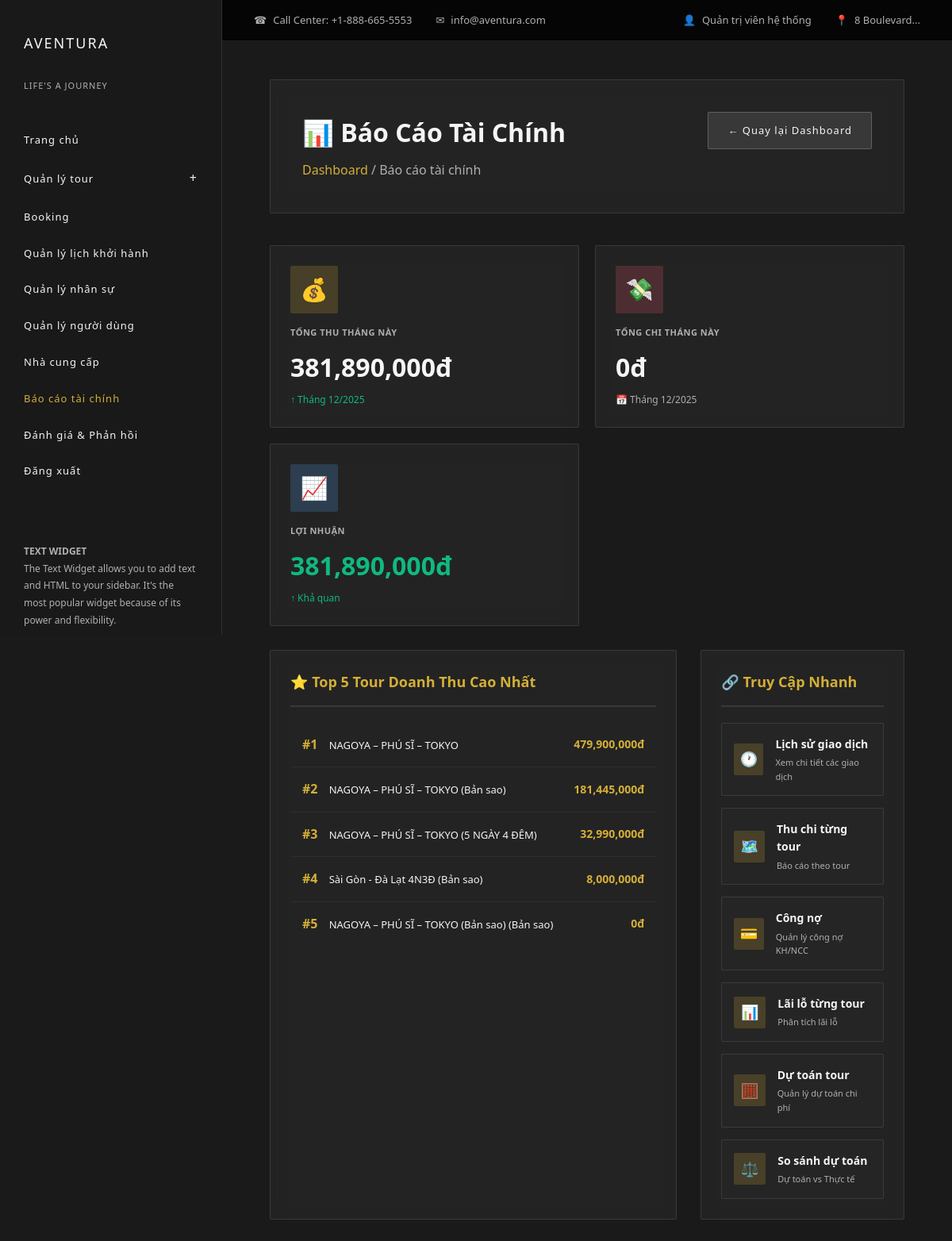
Page /index.php?act=admin/baoCaoTaiChinh (signed in) on the committed database.
### tables this page shows
CREATE TABLE `tour` (
  `tour_id` int(11) NOT NULL,
  `ten_tour` varchar(255) DEFAULT NULL,
  `loai_tour` enum('TrongNuoc','QuocTe','TheoYeuCau') DEFAULT NULL,
  `mo_ta` text DEFAULT NULL,
  `gia_co_ban` decimal(15,2) DEFAULT NULL,
  `chinh_sach` text DEFAULT NULL,
  `id_nha_cung_cap` int(11) DEFAULT NULL,
  `tao_boi` int(11) DEFAULT NULL,
  `trang_thai` enum('HoatDong','TamDung','HetHan') DEFAULT 'HoatDong',
  `qr_code_path` varchar(255) DEFAULT NULL COMMENT 'Đường dẫn file QR code'
);

### controllers/BaoCaoTaiChinhController.php (called while the page is built, shortened)
<?php
require_once __DIR__ . '/../models/GiaoDich.php';
require_once __DIR__ . '/../models/Tour.php';
class BaoCaoTaiChinhController {
    private $giaoDichModel;
    private $tourModel;
    public function __construct() {
        $this->giaoDichModel = new GiaoDich();
        $this->tourModel = new Tour();
    }
    public function dashboard() {
        $tuNgay = date('Y-m-01');
        $denNgay = date('Y-m-t');
        $thongKe = $this->giaoDichModel->getThongKeTongHop($tuNgay, $denNgay);
        $tongThu = (float)($thongKe['tong_thu'] ?? 0);
        $tongChi = (float)($thongKe['tong_chi'] ?? 0);
        $loiNhuan = (float)($thongKe['lai_lo'] ?? ($tongThu - $tongChi));
        $topTours = $this->getTopToursByRevenue(5);
        require __DIR__ . '/../views/admin/bao_cao_tai_chinh/dashboard.php';
    }
    private function getTopToursByRevenue($limit = 5) {
        $tours = $this->tourModel->getAll();
        $result = [];
        foreach ($tours as $tour) {
            $doanhThu = $this->giaoDichModel->getTongThuByTour($tour['tour_id']);
            $result[] = [
                'tour' => $tour,
                'doanh_thu' => $doanhThu
            ];
        }
        usort($result, function($a, $b) {
            return $b['doanh_thu'] - $a['doanh_thu'];
        });
        return array_slice($result, 0, $limit);
    }
}

### commons/env.php (called while the page is built, shortened)
<?php
function getPDOConnection() {
    try {
        $conn = new PDO(
            "mysql:host=" . DB_HOST . ";port=" . DB_PORT . ";dbname=" . DB_NAME . ";charset=utf8mb4",
            DB_USERNAME,
            DB_PASSWORD,
            [
                PDO::ATTR_ERRMODE => PDO::ERRMODE_EXCEPTION,
                PDO::ATTR_DEFAULT_FETCH_MODE => PDO::FETCH_ASSOC,
                PDO::ATTR_EMULATE_PREPARES => false
            ]
        );
        $conn->exec("SET time_zone = '+07:00'");
        return $conn;
    } catch (PDOException $e) {
        die("Kết nối thất bại: " . $e->getMessage());
    }
}

### commons/function.php (called while the page is built, shortened)
<?php
function connectDB() {
    return getPDOConnection();
}

### models/GiaoDich.php (called while the page is built, shortened)
<?php
class GiaoDich {
    public $conn;
    public function __construct() {
        $this->conn = connectDB();
    }
    public function getTongThuByTour($tourId) {
        $sql = "SELECT COALESCE(SUM(so_tien), 0) as tong_thu
                FROM giao_dich_tai_chinh
                WHERE tour_id = ? AND loai = 'Thu'";
        $stmt = $this->conn->prepare($sql);
        $stmt->execute([(int)$tourId]);
        $result = $stmt->fetch();
        return (float)($result['tong_thu'] ?? 0);
    }
    public function getThongKeTongHop($startDate = null, $endDate = null) {
        $sql = "SELECT
                    COALESCE(SUM(CASE WHEN loai = 'Thu' THEN so_tien ELSE 0 END), 0) as tong_thu,
                    COALESCE(SUM(CASE WHEN loai = 'Chi' THEN so_tien ELSE 0 END), 0) as tong_chi,
                    COUNT(*) as so_giao_dich
                FROM giao_dich_tai_chinh WHERE 1=1";
        $params = [];
        if ($startDate) {
            $sql .= " AND ngay_giao_dich >= ?";
            $params[] = $startDate;
        }
        if ($endDate) {
            $sql .= " AND ngay_giao_dich <= ?";
            $params[] = $endDate;
        }
        $stmt = $this->conn->prepare($sql);
        $stmt->execute($params);
        $result = $stmt->fetch();
        $tongThu = (float)($result['tong_thu'] ?? 0);
        $tongChi = (float)($result['tong_chi'] ?? 0);
        return [
            'tong_thu' => $tongThu,
            'tong_chi' => $tongChi,
            'lai_lo' => $tongThu - $tongChi,
            'so_giao_dich' => (int)($result['so_giao_dich'] ?? 0)
        ];
    }
}

### models/Tour.php (called while the page is built, shortened)
<?php
class Tour
{
    public $conn;
    public function __construct()
    {
        $this->conn = connectDB();
    }
    public function getAll() {
        $sql = "SELECT * FROM tour ORDER BY tour_id DESC";
        $stmt = $this->conn->prepare($sql);
        $stmt->execute();
        return $stmt->fetchAll();
    }
}

### views/admin/bao_cao_tai_chinh/dashboard.php (the view, shortened to what this page needs)
<div class="page-header-section">
    <div style="display: flex; justify-content: space-between; align-items: start; flex-wrap: wrap; gap: 20px;">
        <div>
            <h1>📊 Báo Cáo Tài Chính</h1>
            <p style="color: var(--text-muted); margin-top: 10px;">
                <a href="index.php?act=admin/dashboard" style="color: var(--accent-gold); text-decoration: none;">Dashboard</a> /
                <span>Báo cáo tài chính</span>
            </p>
        </div>
        <div>
            <a href="index.php?act=admin/dashboard" class="btn btn-secondary">
                ← Quay lại Dashboard
            </a>
        </div>
    </div>
</div>
<div class="stats-grid">
    <div class="stat-card revenue">
        <div class="icon">💰</div>
        <h3>TỔNG THU THÁNG NÀY</h3>
        <div class="value"><?php echo number_format($tongThu ?? 0); ?>đ</div>
        <div class="change positive">
            ↑ Tháng <?php echo date('m/Y'); ?>
        </div>
    </div>
    <div class="stat-card expense">
        <div class="icon">💸</div>
        <h3>TỔNG CHI THÁNG NÀY</h3>
        <div class="value"><?php echo number_format($tongChi ?? 0); ?>đ</div>
        <div class="change">
            📅 Tháng <?php echo date('m/Y'); ?>
        </div>
    </div>
    <div class="stat-card profit">
        <div class="icon">📈</div>
        <h3>LỢI NHUẬN</h3>
        <div class="value <?php echo ($loiNhuan ?? 0) >= 0 ? 'positive' : 'negative'; ?>">
            <?php echo number_format($loiNhuan ?? 0); ?>đ
        </div>
        <div class="change <?php echo ($loiNhuan ?? 0) >= 0 ? 'positive' : 'negative'; ?>">
            <?php if(($loiNhuan ?? 0) >= 0): ?>
                ↑ Khả quan
            <?php else: ?>
                ↓ Cần cải thiện
            <?php endif; ?>
        </div>
    </div>
</div>
<div class="content-grid">
    <div class="info-card">
        <h2>⭐ Top 5 Tour Doanh Thu Cao Nhất</h2>
        <ul class="top-tours">
            <?php if(empty($topTours)): ?>
                <li class="tour-item">
                    <span style="color: var(--text-muted);">Chưa có dữ liệu</span>
                </li>
            <?php else: ?>
                <?php foreach($topTours as $index => $item): ?>
                    <li class="tour-item">
                        <div>
                            <span class="tour-rank">#<?php echo $index + 1; ?></span>
                            <span class="tour-name">
                                <?php echo htmlspecialchars($item['tour']['ten_tour']); ?>
                            </span>
                        </div>
                        <span class="tour-revenue">
                            <?php echo number_format($item['doanh_thu']); ?>đ
                        </span>
                    </li>
                <?php endforeach; ?>
            <?php endif; ?>
        </ul>
    </div>
    <div class="info-card">
        <h2>🔗 Truy Cập Nhanh</h2>
        <div class="quick-links">
            <a href="index.php?act=admin/lichSuGiaoDich" class="quick-link">
                <div class="quick-link-icon">🕐</div>
                <div>
                    <div class="quick-link-title">Lịch sử giao dịch</div>
                    <div class="quick-link-desc">Xem chi tiết các giao dịch</div>
                </div>
            </a>
            <a href="index.php?act=admin/thuChiTour" class="quick-link">
                <div class="quick-link-icon">🗺️</div>
                <div>
                    <div class="quick-link-title">Thu chi từng tour</div>
                    <div class="quick-link-desc">Báo cáo theo tour</div>
                </div>
            </a>
            <a href="index.php?act=admin/congNo" class="quick-link">
                <div class="quick-link-icon">💳</div>
                <div>
                    <div class="quick-link-title">Công nợ</div>
                    <div class="quick-link-desc">Quản lý công nợ KH/NCC</div>
                </div>
            </a>
            <a href="index.php?act=admin/laiLoTour" class="quick-link">
                <div class="quick-link-icon">📊</div>
                <div>
                    <div class="quick-link-title">Lãi lỗ từng tour</div>
                    <div class="quick-link-desc">Phân tích lãi lỗ</div>
                </div>
            </a>
            <a href="index.php?act=admin/duToanTour" class="quick-link">
                <div class="quick-link-icon">🧮</div>
                <div>
                    <div class="quick-link-title">Dự toán tour</div>
                    <div class="quick-link-desc">Quản lý dự toán chi phí</div>
                </div>
            </a>
            <a href="index.php?act=admin/soSanhDuToan" class="quick-link">
                <div class="quick-link-icon">⚖️</div>
                <div>
                    <div class="quick-link-title">So sánh dự toán</div>
                    <div class="quick-link-desc">Dự toán vs Thực tế</div>
                </div>
            </a>
        </div>
    </div>
</div>
<?php
require __DIR__ . '/../../layouts/aventura.php';
?>

### public/css/aventura.css (style rules this page uses)
* { margin: 0; padding: 0; box-sizing: border-box; }
:root { --primary-dark: #1a1a1a; --secondary-dark: #2d2d2d; --accent-gold: #d4af37; --text-light: #f5f5f5; --text-muted: #b0b0b0; }
body { font-family: "Segoe UI", Tahoma, Geneva, Verdana, sans-serif; background: var(--primary-dark); color: var(--text-light); line-height: 1.6; }
.btn { padding: 12px 24px; border: none; border-radius: 2px; font-size: 13px; letter-spacing: 1px; cursor: pointer; transition: all 0.3s; text-decoration: none; display: inline-block; }
.btn-secondary { background: rgba(255, 255, 255, 0.1); color: var(--text-light); border: 1px solid rgba(255, 255, 255, 0.2); }

### views/admin/bao_cao_tai_chinh/dashboard.php (style rules this page uses)
.page-header-section { background: rgba(45, 45, 45, 0.5); border: 1px solid rgba(255, 255, 255, 0.1); border-radius: 2px; padding: 40px; margin-bottom: 40px; backdrop-filter: blur(10px); }
.stats-grid { display: grid; grid-template-columns: repeat(auto-fit, minmax(280px, 1fr)); gap: 20px; margin-bottom: 30px; }
.stat-card { background: rgba(45, 45, 45, 0.5); border: 1px solid rgba(255, 255, 255, 0.1); border-radius: 2px; padding: 25px; backdrop-filter: blur(10px); transition: transform 0.3s; }
.stat-card .icon { width: 60px; height: 60px; border-radius: 2px; display: flex; align-items: center; justify-content: center; font-size: 28px; margin-bottom: 15px; }
.stat-card.revenue .icon { background: rgba(212, 175, 55, 0.2); color: var(--accent-gold); }
.stat-card.expense .icon { background: rgba(245, 87, 108, 0.2); color: #f5576c; }
.stat-card.profit .icon { background: rgba(79, 172, 254, 0.2); color: #4facfe; }
.stat-card h3 { color: var(--text-muted); font-size: 11px; font-weight: 600; text-transform: uppercase; letter-spacing: 0.5px; margin-bottom: 10px; }
.stat-card .value { color: var(--text-light); font-size: 32px; font-weight: 700; margin-bottom: 5px; }
.stat-card .value.positive { color: #10b981; }
.stat-card .change { font-size: 12px; color: var(--text-muted); }
.stat-card .change.positive { color: #10b981; }
.content-grid { display: grid; grid-template-columns: 2fr 1fr; gap: 30px; margin-bottom: 30px; }
.info-card { background: rgba(45, 45, 45, 0.5); border: 1px solid rgba(255, 255, 255, 0.1); border-radius: 2px; padding: 25px; backdrop-filter: blur(10px); }
.info-card h2 { color: var(--accent-gold); font-size: 18px; margin-bottom: 20px; padding-bottom: 15px; border-bottom: 2px solid rgba(255, 255, 255, 0.1); font-weight: 600; }
.quick-links { display: grid; gap: 15px; }
.quick-link { display: flex; align-items: center; padding: 15px; background: rgba(45, 45, 45, 0.3); border: 1px solid rgba(255, 255, 255, 0.1); border-radius: 2px; text-decoration: none; color: var(--text-light); transition: all 0.3s; }
.quick-link-icon { width: 40px; height: 40px; background: rgba(212, 175, 55, 0.2); border-radius: 2px; display: flex; align-items: center; justify-content: center; margin-right: 15px; font-size: 18px; color: var(--accent-gold); }
.quick-link-title { font-weight: 600; font-size: 14px; margin-bottom: 3px; }
.quick-link-desc { font-size: 11px; color: var(--text-muted); }
.top-tours { list-style: none; padding: 0; margin: 0; }
.tour-item { display: flex; justify-content: space-between; align-items: center; padding: 15px; border-bottom: 1px solid rgba(255, 255, 255, 0.05); }
.tour-item:last-child { border-bottom: none; }
.tour-name { color: var(--text-light); font-weight: 500; font-size: 13px; }
.tour-revenue { color: var(--accent-gold); font-weight: 700; font-size: 14px; }
.tour-rank { color: var(--accent-gold); font-weight: 700; margin-right: 10px; }

### rows in the picture
tour: ten_tour "NAGOYA – PHÚ SĨ – TOKYO", doanh_thu "479,900,000"
tour: ten_tour "NAGOYA – PHÚ SĨ – TOKYO (Bản sao)", doanh_thu "181,445,000"
tour: ten_tour "NAGOYA – PHÚ SĨ – TOKYO (5 NGÀY 4 ĐÊM)", doanh_thu "32,990,000"
tour: ten_tour "Sài Gòn - Đà Lạt 4N3Đ (Bản sao)", doanh_thu "8,000,000"
tour: ten_tour "NAGOYA – PHÚ SĨ – TOKYO (Bản sao) (Bản sao)", doanh_thu "0"

### other values in the picture
$_SESSION['user_name'] "Quản trị viên hệ thống"
$tongThu "381,890,000"
$tongChi "0"
$loiNhuan "381,890,000"
